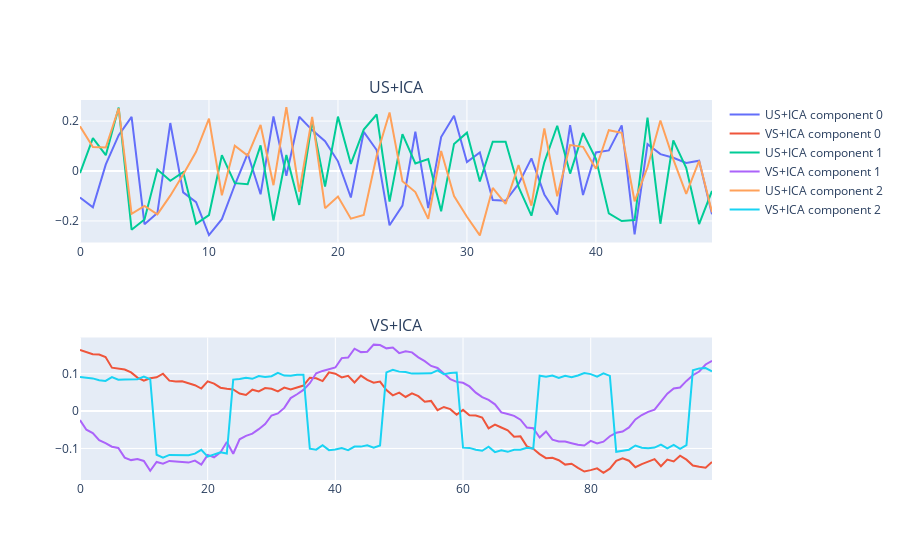

Here is the notebook cell this chart was saved with:
### Markdown cell above
As expected, we do not find any signal in the columns of our data matrix, as it does not exist.

### 3.2 Apply SVD, then ICA

### Code cell
from scipy import linalg

U, s, Vh = linalg.svd(A)
V = Vh.T

sigma = np.zeros((n_samples,n_idps)).T
for i in range(n_idps):
    sigma[i,i] = s[i]

US = np.dot(U,sigma)
VS = np.dot(V,sigma.T)

ica = FastICA(n_components)
components_us = ica.fit_transform(US)
components_vs = ica.fit_transform(VS)

from plotly.subplots import make_subplots

figure = make_subplots(2, 1, subplot_titles=['US+ICA','VS+ICA'])
for i in range(n_components):
    figure.add_trace(
        go.Scatter(
            x=np.arange(n_samples),
            y=components_us[:, i],
            mode='lines',
            name=f'US+ICA component {i}'
        ),
        row=1,
        col=1
    )
    figure.add_trace(
        go.Scatter(
            x=np.arange(n_samples),
            y=components_vs[:, i],
            mode='lines',
            name=f'VS+ICA component {i}'
        ),
        row=2,
        col=1
    )

iplot(figure)
